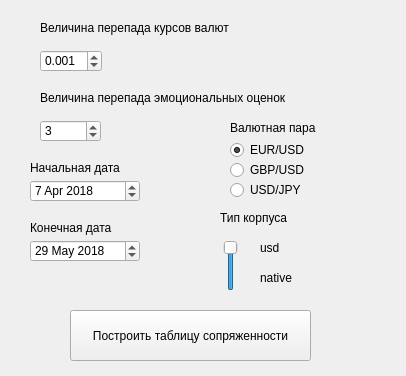
<?xml version="1.0" encoding="UTF-8"?>
<ui version="4.0">
    <class>Form</class>
    <widget class="QWidget" name="Form">
        <property name="geometry">
            <rect>
                <x>0</x>
                <y>0</y>
                <width>406</width>
                <height>376</height>
            </rect>
        </property>
        <property name="windowTitle">
            <string>Form</string>
        </property>
        <widget class="QLabel" name="label_2">
            <property name="geometry">
                <rect>
                    <x>30</x>
                    <y>160</y>
                    <width>101</width>
                    <height>16</height>
                </rect>
            </property>
            <property name="text">
                <string>Начальная дата</string>
            </property>
        </widget>
        <widget class="QLabel" name="label_3">
            <property name="geometry">
                <rect>
                    <x>30</x>
                    <y>220</y>
                    <width>101</width>
                    <height>16</height>
                </rect>
            </property>
            <property name="text">
                <string>Конечная дата</string>
            </property>
        </widget>
        <widget class="QDateEdit" name="dateEdit">
            <property name="geometry">
                <rect>
                    <x>30</x>
                    <y>180</y>
                    <width>110</width>
                    <height>22</height>
                </rect>
            </property>
            <property name="date">
                <date>
                    <year>2018</year>
                    <month>4</month>
                    <day>7</day>
                </date>
            </property>
        </widget>
        <widget class="QDateEdit" name="dateEdit_2">
            <property name="geometry">
                <rect>
                    <x>30</x>
                    <y>240</y>
                    <width>110</width>
                    <height>22</height>
                </rect>
            </property>
            <property name="date">
                <date>
                    <year>2018</year>
                    <month>5</month>
                    <day>29</day>
                </date>
            </property>
        </widget>
        <widget class="QRadioButton" name="radioButton">
            <property name="enabled">
                <bool>true</bool>
            </property>
            <property name="geometry">
                <rect>
                    <x>230</x>
                    <y>140</y>
                    <width>95</width>
                    <height>20</height>
                </rect>
            </property>
            <property name="text">
                <string>EUR/USD</string>
            </property>
            <property name="checked">
                <bool>true</bool>
            </property>
        </widget>
        <widget class="QRadioButton" name="radioButton_2">
            <property name="geometry">
                <rect>
                    <x>230</x>
                    <y>160</y>
                    <width>95</width>
                    <height>20</height>
                </rect>
            </property>
            <property name="text">
                <string>GBP/USD</string>
            </property>
        </widget>
        <widget class="QRadioButton" name="radioButton_3">
            <property name="geometry">
                <rect>
                    <x>230</x>
                    <y>180</y>
                    <width>95</width>
                    <height>20</height>
                </rect>
            </property>
            <property name="text">
                <string>USD/JPY</string>
            </property>
        </widget>
        <widget class="QLabel" name="label_4">
            <property name="geometry">
                <rect>
                    <x>230</x>
                    <y>120</y>
                    <width>101</width>
                    <height>16</height>
                </rect>
            </property>
            <property name="text">
                <string>Валютная пара</string>
            </property>
        </widget>
        <widget class="QPushButton" name="pushButton">
            <property name="geometry">
                <rect>
                    <x>70</x>
                    <y>310</y>
                    <width>241</width>
                    <height>51</height>
                </rect>
            </property>
            <property name="text">
                <string>Построить таблицу сопряженности</string>
            </property>
        </widget>
        <widget class="QLabel" name="label_8">
            <property name="geometry">
                <rect>
                    <x>220</x>
                    <y>210</y>
                    <width>161</width>
                    <height>16</height>
                </rect>
            </property>
            <property name="text">
                <string>Тип корпуса</string>
            </property>
        </widget>
        <widget class="QLabel" name="label_9">
            <property name="geometry">
                <rect>
                    <x>260</x>
                    <y>240</y>
                    <width>101</width>
                    <height>16</height>
                </rect>
            </property>
            <property name="text">
                <string>usd</string>
            </property>
        </widget>
        <widget class="QLabel" name="label_10">
            <property name="geometry">
                <rect>
                    <x>260</x>
                    <y>270</y>
                    <width>101</width>
                    <height>16</height>
                </rect>
            </property>
            <property name="text">
                <string>native</string>
            </property>
        </widget>
        <widget class="QSlider" name="verticalSlider_2">
            <property name="geometry">
                <rect>
                    <x>220</x>
                    <y>240</y>
                    <width>22</width>
                    <height>51</height>
                </rect>
            </property>
            <property name="maximum">
                <number>1</number>
            </property>
            <property name="value">
                <number>1</number>
            </property>
            <property name="orientation">
                <enum>Qt::Vertical</enum>
            </property>
        </widget>
        <widget class="QLabel" name="label_11">
            <property name="geometry">
                <rect>
                    <x>40</x>
                    <y>20</y>
                    <width>211</width>
                    <height>16</height>
                </rect>
            </property>
            <property name="text">
                <string>Величина перепада курсов валют</string>
            </property>
        </widget>
        <widget class="QLabel" name="label_12">
            <property name="geometry">
                <rect>
                    <x>40</x>
                    <y>90</y>
                    <width>311</width>
                    <height>16</height>
                </rect>
            </property>
            <property name="text">
                <string>Величина перепада эмоциональных оценок</string>
            </property>
        </widget>
        <widget class="QDoubleSpinBox" name="doubleSpinBox">
            <property name="geometry">
                <rect>
                    <x>40</x>
                    <y>50</y>
                    <width>62</width>
                    <height>22</height>
                </rect>
            </property>
            <property name="decimals">
                <number>3</number>
            </property>
            <property name="maximum">
                <double>1.000000000000000</double>
            </property>
            <property name="singleStep">
                <double>0.001000000000000</double>
            </property>
            <property name="value">
                <double>0.001000000000000</double>
            </property>
        </widget>
        <widget class="QSpinBox" name="spinBox">
            <property name="geometry">
                <rect>
                    <x>40</x>
                    <y>120</y>
                    <width>61</width>
                    <height>22</height>
                </rect>
            </property>
            <property name="value">
                <number>3</number>
            </property>
        </widget>
    </widget>
    <resources/>
    <connections/>
</ui>
